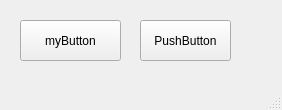
<?xml version="1.0" encoding="UTF-8"?>
<ui version="4.0">
 <class>MainWindow</class>
 <widget class="QMainWindow" name="MainWindow">
  <property name="geometry">
   <rect>
    <x>0</x>
    <y>0</y>
    <width>282</width>
    <height>110</height>
   </rect>
  </property>
  <property name="windowTitle">
   <string>MainWindow</string>
  </property>
  <property name="styleSheet">
   <string notr="true"/>
  </property>
  <property name="documentMode">
   <bool>true</bool>
  </property>
  <widget class="QWidget" name="centralwidget">
   <widget class="QPushButton" name="pushButton_2">
    <property name="geometry">
     <rect>
      <x>140</x>
      <y>20</y>
      <width>91</width>
      <height>41</height>
     </rect>
    </property>
    <property name="text">
     <string>PushButton</string>
    </property>
   </widget>
   <widget class="myButton" name="pushButton">
    <property name="geometry">
     <rect>
      <x>20</x>
      <y>20</y>
      <width>101</width>
      <height>41</height>
     </rect>
    </property>
    <property name="text">
     <string>myButton</string>
    </property>
   </widget>
  </widget>
  <widget class="QMenuBar" name="menubar">
   <property name="geometry">
    <rect>
     <x>0</x>
     <y>0</y>
     <width>282</width>
     <height>21</height>
    </rect>
   </property>
  </widget>
  <widget class="QStatusBar" name="statusbar"/>
 </widget>
 <customwidgets>
  <customwidget>
   <class>myButton</class>
   <extends>QPushButton</extends>
   <header>myButton</header>
  </customwidget>
 </customwidgets>
 <resources/>
 <connections/>
</ui>
